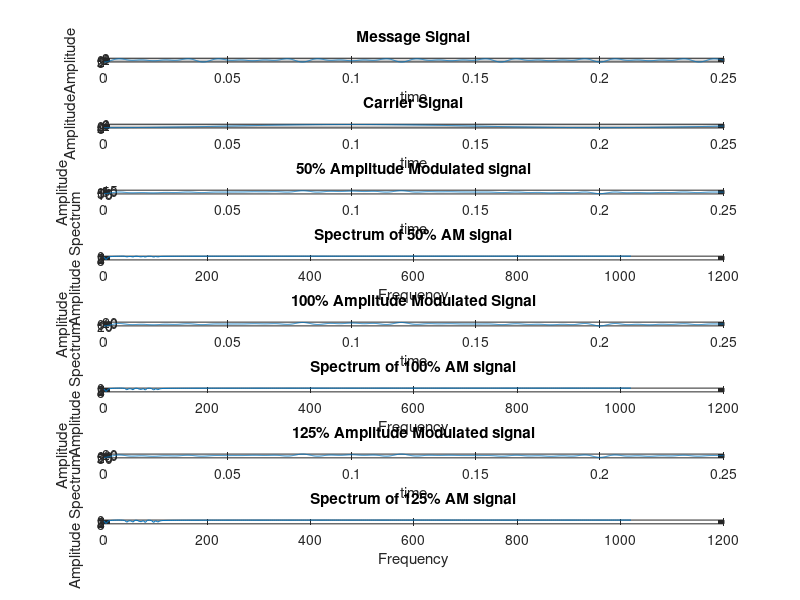

The MATLAB script that drew this image:
% ECE478 - MATLAB Lab 3
% Amplitude Modulation of Multi-Tone
% Chase Lotito

% Defining AM modulation Index
mu1 = 0.5;
mu2 = 1;
mu3 = 1.25;

% Defining frequencies of message signal
f1 = 50;
f2 = 75;
f3 = 100;

% Defining frequency of carrier signal
fc = input('Enter carrier frequency (fc) (fc>>fm) (e.g. fc = fm*10) = ');

N = 2048;    % N point FFT N>fc to avoid freq domain aliasing
fs = 8192;    % sample frequency
t = (0:N-1)/fs;

% Generating modulating signal (message signal)
A1 = 1;
A2 = 1;
A3 = 1;
mt = A1 * cos(2 * pi * f1 * t) + A2 * cos(2 * pi * f2 * t) + A3 * cos(2 * pi * f3 * t);    % generating the message signal
figure(1)
subplot(8,1,1);
plot(t, mt), grid on;    % A plot for the message signal
title('Message Signal');
xlabel('time');
ylabel('Amplitude');

% Generating carrier signal
Ac = 5;    % Amplitude of carrier signal
ct = Ac * cos(2 * pi * fc * t);    % generation of carrier signal
subplot(8,1,2);
plot(t, ct), grid on;    % A plot for the carrier signal
title('Carrier Signal');
xlabel('time');
ylabel('Amplitude');

% Generating 50% AM Modulated signal
st1 = Ac * (1 + mu1 * mt) .* cos(2 * pi * fc * t);    % AM wave
subplot(8,1,3);
plot(t, st1);    % a plot for the AM signal
title('50% Amplitude Modulated signal');
xlabel('time');
ylabel('Amplitude');

% Generating spectrum of 50% AM wave
Sf = 2 / N * abs(fft(st1, N));
f = fs * (0 : N/2) / N;    % fft is symmetric, only the positive half is sufficient
subplot(8,1,4);
plot(f(1:256), Sf(1:256));    % a plot for the AM signal
title('Spectrum of 50% AM signal');
xlabel('Frequency');
ylabel('Amplitude Spectrum');


% Generating 100% AM Modulated signal
st2 = Ac * (1 + mu2 * mt) .* cos(2 * pi * fc * t);    % AM wave
subplot(8,1,5);
plot(t, st2);    % a plot for the AM signal
title('100% Amplitude Modulated Signal');
xlabel('time');
ylabel('Amplitude');

% Generating spectrum of 100% AM wave
Sf = 2 / N * abs(fft(st2, N));
f = fs * (0 : N/2) / N;    % fft is symmetric, only the positive half is sufficient
subplot(8,1,6);
plot(f(1:256), Sf(1:256));    % a plot for the AM signal
title('Spectrum of 100% AM signal');
xlabel('Frequency');
ylabel('Amplitude Spectrum');



% Generating 125% AM Modulated signal
st3 = Ac * (1 + mu3 * mt) .* cos(2 * pi * fc * t);    % AM wave
subplot(8,1,7);
plot(t, st3);    % a plot for the AM signal
title('125% Amplitude Modulated signal');
xlabel('time');
ylabel('Amplitude');

% Generating spectrum of 125% AM wave
Sf = 2 / N * abs(fft(st3, N));
f = fs * (0 : N/2) / N;    % fft is symmetric, only the positive half is sufficient
subplot(8,1,8);
plot(f(1:256), Sf(1:256));    % a plot for the AM signal
title('Spectrum of 125% AM signal');
xlabel('Frequency');
ylabel('Amplitude Spectrum');